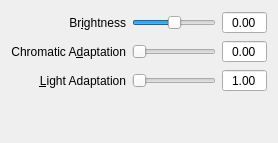
        <widget class="QWidget" name="page_reinhard05">
         <property name="sizePolicy">
          <sizepolicy hsizetype="Minimum" vsizetype="Minimum">
           <horstretch>0</horstretch>
           <verstretch>0</verstretch>
          </sizepolicy>
         </property>
         <layout class="QGridLayout" name="gridLayout_15">
          <item row="0" column="0">
           <layout class="QGridLayout" name="gridLayout_5">
            <item row="0" column="1">
             <widget class="QSlider" name="brightnessSlider">
              <property name="sizePolicy">
               <sizepolicy hsizetype="MinimumExpanding" vsizetype="Minimum">
                <horstretch>0</horstretch>
                <verstretch>0</verstretch>
               </sizepolicy>
              </property>
              <property name="cursor">
               <cursorShape>PointingHandCursor</cursorShape>
              </property>
              <property name="minimum">
               <number>-100</number>
              </property>
              <property name="maximum">
               <number>100</number>
              </property>
              <property name="singleStep">
               <number>1</number>
              </property>
              <property name="pageStep">
               <number>10</number>
              </property>
              <property name="orientation">
               <enum>Qt::Horizontal</enum>
              </property>
             </widget>
            </item>
            <item row="1" column="1">
             <widget class="QSlider" name="chromaticAdaptSlider">
              <property name="sizePolicy">
               <sizepolicy hsizetype="MinimumExpanding" vsizetype="Minimum">
                <horstretch>0</horstretch>
                <verstretch>0</verstretch>
               </sizepolicy>
              </property>
              <property name="cursor">
               <cursorShape>PointingHandCursor</cursorShape>
              </property>
              <property name="maximum">
               <number>100</number>
              </property>
              <property name="orientation">
               <enum>Qt::Horizontal</enum>
              </property>
             </widget>
            </item>
            <item row="2" column="0">
             <widget class="QLabel" name="label_saturation">
              <property name="sizePolicy">
               <sizepolicy hsizetype="Minimum" vsizetype="Minimum">
                <horstretch>0</horstretch>
                <verstretch>0</verstretch>
               </sizepolicy>
              </property>
              <property name="minimumSize">
               <size>
                <width>0</width>
                <height>0</height>
               </size>
              </property>
              <property name="maximumSize">
               <size>
                <width>16777215</width>
                <height>16777215</height>
               </size>
              </property>
              <property name="layoutDirection">
               <enum>Qt::LeftToRight</enum>
              </property>
              <property name="text">
               <string>&amp;Light Adaptation</string>
              </property>
              <property name="alignment">
               <set>Qt::AlignRight|Qt::AlignTrailing|Qt::AlignVCenter</set>
              </property>
              <property name="wordWrap">
               <bool>true</bool>
              </property>
              <property name="buddy">
               <cstring>lightAdaptSlider</cstring>
              </property>
             </widget>
            </item>
            <item row="2" column="1">
             <widget class="QSlider" name="lightAdaptSlider">
              <property name="sizePolicy">
               <sizepolicy hsizetype="MinimumExpanding" vsizetype="Minimum">
                <horstretch>0</horstretch>
                <verstretch>0</verstretch>
               </sizepolicy>
              </property>
              <property name="cursor">
               <cursorShape>PointingHandCursor</cursorShape>
              </property>
              <property name="maximum">
               <number>100</number>
              </property>
              <property name="orientation">
               <enum>Qt::Horizontal</enum>
              </property>
             </widget>
            </item>
            <item row="1" column="0">
             <widget class="QLabel" name="label_saturation_2">
              <property name="sizePolicy">
               <sizepolicy hsizetype="Minimum" vsizetype="Minimum">
                <horstretch>0</horstretch>
                <verstretch>0</verstretch>
               </sizepolicy>
              </property>
              <property name="minimumSize">
               <size>
                <width>0</width>
                <height>0</height>
               </size>
              </property>
              <property name="maximumSize">
               <size>
                <width>16777215</width>
                <height>16777215</height>
               </size>
              </property>
              <property name="text">
               <string>Chromatic A&amp;daptation</string>
              </property>
              <property name="alignment">
               <set>Qt::AlignRight|Qt::AlignTrailing|Qt::AlignVCenter</set>
              </property>
              <property name="wordWrap">
               <bool>true</bool>
              </property>
              <property name="buddy">
               <cstring>chromaticAdaptSlider</cstring>
              </property>
             </widget>
            </item>
            <item row="0" column="0">
             <widget class="QLabel" name="label_brightness">
              <property name="sizePolicy">
               <sizepolicy hsizetype="Minimum" vsizetype="Minimum">
                <horstretch>0</horstretch>
                <verstretch>0</verstretch>
               </sizepolicy>
              </property>
              <property name="minimumSize">
               <size>
                <width>0</width>
                <height>0</height>
               </size>
              </property>
              <property name="maximumSize">
               <size>
                <width>16777215</width>
                <height>16777215</height>
               </size>
              </property>
              <property name="text">
               <string>Br&amp;ightness</string>
              </property>
              <property name="alignment">
               <set>Qt::AlignRight|Qt::AlignTrailing|Qt::AlignVCenter</set>
              </property>
              <property name="buddy">
               <cstring>brightnessSlider</cstring>
              </property>
             </widget>
            </item>
            <item row="0" column="2">
             <widget class="QDoubleSpinBox" name="brightnessdsb">
              <property name="alignment">
               <set>Qt::AlignCenter</set>
              </property>
              <property name="buttonSymbols">
               <enum>QAbstractSpinBox::NoButtons</enum>
              </property>
              <property name="minimum">
               <double>-20.000000000000000</double>
              </property>
              <property name="maximum">
               <double>20.000000000000000</double>
              </property>
              <property name="singleStep">
               <double>0.100000000000000</double>
              </property>
              <property name="value">
               <double>0.000000000000000</double>
              </property>
             </widget>
            </item>
            <item row="1" column="2">
             <widget class="QDoubleSpinBox" name="chromaticAdaptdsb">
              <property name="alignment">
               <set>Qt::AlignCenter</set>
              </property>
              <property name="buttonSymbols">
               <enum>QAbstractSpinBox::NoButtons</enum>
              </property>
              <property name="minimum">
               <double>0.000000000000000</double>
              </property>
              <property name="maximum">
               <double>1.000000000000000</double>
              </property>
              <property name="singleStep">
               <double>0.100000000000000</double>
              </property>
              <property name="value">
               <double>0.000000000000000</double>
              </property>
             </widget>
            </item>
            <item row="2" column="2">
             <widget class="QDoubleSpinBox" name="lightAdaptdsb">
              <property name="alignment">
               <set>Qt::AlignCenter</set>
              </property>
              <property name="buttonSymbols">
               <enum>QAbstractSpinBox::NoButtons</enum>
              </property>
              <property name="minimum">
               <double>0.000000000000000</double>
              </property>
              <property name="maximum">
               <double>1.000000000000000</double>
              </property>
              <property name="singleStep">
               <double>0.100000000000000</double>
              </property>
              <property name="value">
               <double>1.000000000000000</double>
              </property>
             </widget>
            </item>
           </layout>
          </item>
          <item row="1" column="0">
           <spacer name="verticalSpacer_18">
            <property name="orientation">
             <enum>Qt::Vertical</enum>
            </property>
            <property name="sizeHint" stdset="0">
             <size>
              <width>20</width>
              <height>40</height>
             </size>
            </property>
           </spacer>
          </item>
         </layout>
        </widget>
